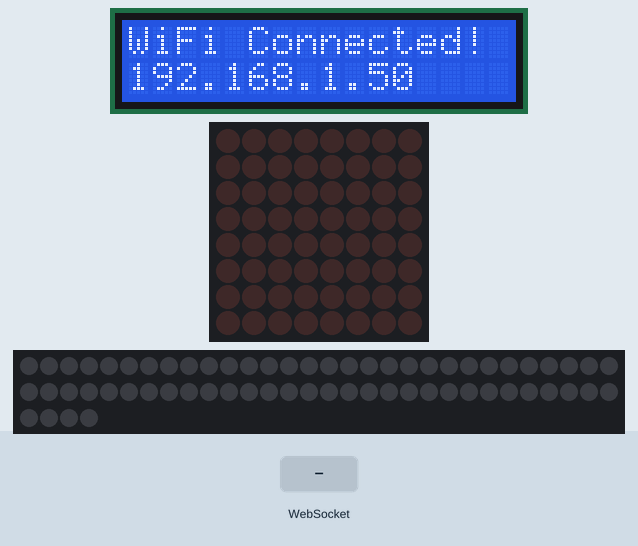
This sketch was run on a simulated ESP32. Parts: 16×2 character LCD, 8×8 LED matrix, 64 RGB LEDs in strip order, left to right, continuing on the next row. The test bench sets the inputs (shaded band). WiFi joins after 1.5 s; servers stay silent unless stated; what the sketch prints to the serial monitor is not drawn.

Above: at 2.8 s.
At 4.8 s:
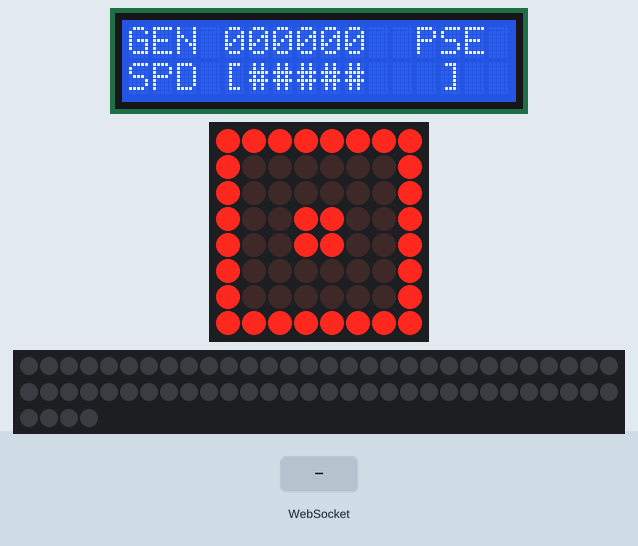
6.0 s: WebSocket text "GRID:" received
At 6.4 s:
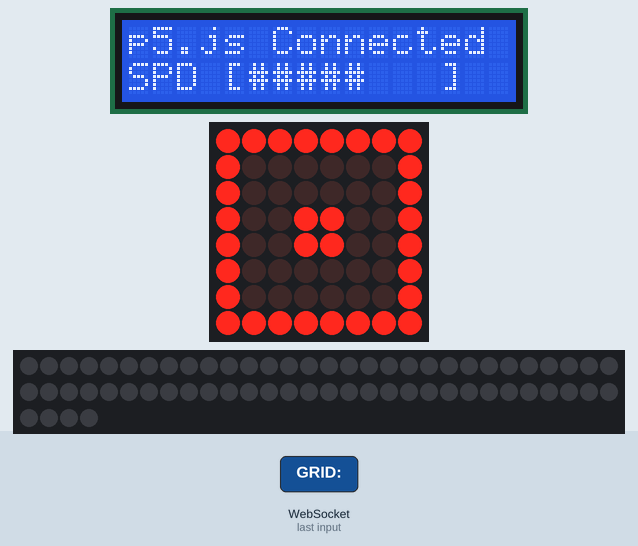
At 7.7 s:
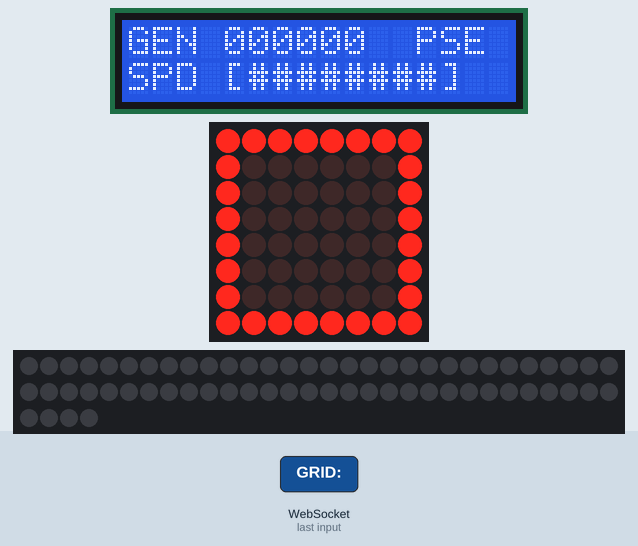
9.0 s: WebSocket text "GEN:" received
10.7 s: WebSocket text "SPEED:" received
Timing chart, 0 to 13.7 s (numbered marks = the images above; inputs shaded):
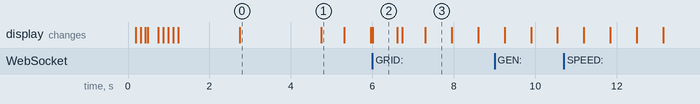

The sketch:

GameOfLife.ino
```cpp
// Conway's Game of Life - ESP32 Firmware
// Wireless control via WebSocket on port 81
// Hardware: LED Strip (FastLED), LCD 16x2, 8x8 Dot Matrix

// Libraries needed (install via Arduino Library Manager):
// FastLED, MD_MAX72xx, LiquidCrystal, WebSockets by Markus Sattler, WiFi (built-in ESP32)

#include <WiFi.h>
#include <WebSocketsServer.h>
#include <LiquidCrystal.h>
#include <MD_MAX72xx.h>
#include <FastLED.h>

// Wi-Fi credentials
const char* SSID     = "_VelopSetup214";
const char* PASSWORD = "shn7cyi1xt";

WebSocketsServer wsServer(81);

// LED strip
#define NUM_LEDS 64
#define LED_PIN  13
CRGB leds[NUM_LEDS];
uint8_t hue = 0;

// LCD pins (RS, E, D4, D5, D6, D7)
const int rs = 22, en = 25, d4 = 19, d5 = 21, d6 = 26, d7 = 15;
LiquidCrystal lcd(rs, en, d4, d5, d6, d7);

// Dot matrix pins
#define MAX_DEVICES 1
#define DATA_PIN    23
#define CLK_PIN     18
#define CS_PIN      5
MD_MAX72XX mx = MD_MAX72XX(MD_MAX72XX::ICSTATION_HW, DATA_PIN, CLK_PIN, CS_PIN, MAX_DEVICES);

// Game state, all of this gets updated when p5.js sends a message
uint8_t  grid[8][8] = {0};
uint32_t generation  = 0;
int      simSpeed    = 300; // ms, used for LCD display and matrix beat timing
int      themeIdx    = 0;
bool     simRunning  = false;

// Timers to avoid blocking the loop with delays
unsigned long lastLCDUpdate  = 0;
unsigned long lastLEDUpdate  = 0;
unsigned long lastMatrixBeat = 0;
uint8_t       matrixFrame    = 0;

// Each index matches a theme in p5.js, the value is the base hue for the LED strip
const uint8_t THEME_HUES[] = { 96, 32, 192, 64, 144, 0 };

void setup() {
  Serial.begin(115200);

  // LCD boots first so we can use it to show connection status
  lcd.begin(16, 2);
  lcd.clear();
  lcd.print("GAME OF LIFE");
  lcd.setCursor(0, 1);
  lcd.print("Connecting WiFi");

  mx.begin();
  mx.clear();
  mx.control(MD_MAX72XX::INTENSITY, 3);
  showMatrixStartup();

  FastLED.addLeds<WS2812B, LED_PIN, GRB>(leds, NUM_LEDS);
  FastLED.setMaxPowerInVoltsAndMilliamps(5, 700);
  FastLED.setBrightness(100);
  fill_solid(leds, NUM_LEDS, CRGB::Black);
  FastLED.show();

  WiFi.begin(SSID, PASSWORD);
  Serial.print("Connecting to WiFi");
  int tries = 0;
  while (WiFi.status() != WL_CONNECTED && tries < 30) {
    delay(500);
    Serial.print(".");
    tries++;
  }

  if (WiFi.status() == WL_CONNECTED) {
    Serial.println("\nConnected! IP: " + WiFi.localIP().toString());
    lcd.clear();
    lcd.print("WiFi Connected!");
    lcd.setCursor(0, 1);
    lcd.print(WiFi.localIP().toString()); // Show IP so you know what to put in sketch.js
    delay(2000);
  } else {
    Serial.println("\nWiFi FAILED - check credentials");
    lcd.clear();
    lcd.print("WiFi FAILED");
    lcd.setCursor(0, 1);
    lcd.print("Check settings");
    delay(3000);
  }

  wsServer.begin();
  wsServer.onEvent(onWSEvent);
  Serial.println("WebSocket server on port 81");

  updateLCD();
}

void loop() {
  wsServer.loop(); // Must be called every loop or WebSocket messages get dropped

  unsigned long now = millis();

  if (now - lastLEDUpdate > 20) {
    updateLEDs();
    lastLEDUpdate = now;
  }

  if (now - lastLCDUpdate > 500) {
    updateLCD();
    lastLCDUpdate = now;
  }

  // Matrix beat speed is tied to sim speed so it feels responsive
  if (now - lastMatrixBeat > max(80, simSpeed / 4)) {
    updateMatrix();
    lastMatrixBeat = now;
  }
}

// Beginning of WebSocket handler

void onWSEvent(uint8_t num, WStype_t type, uint8_t* payload, size_t length) {
  switch (type) {

    case WStype_CONNECTED:
      Serial.printf("[WS] Client #%u connected\n", num);
      wsServer.sendTXT(num, "HELLO:ESP32_READY");
      lcdFlash("p5.js Connected");
      matrixFlash();
      break;

    case WStype_DISCONNECTED:
      Serial.printf("[WS] Client #%u disconnected\n", num);
      lcdFlash("Client Left    ");
      break;

    case WStype_TEXT: {
      String msg = String((char*)payload);
      Serial.println("[WS] Received: " + msg);
      parseMessage(msg);
      break;
    }

    default: break;
  }
}

// Beginning of message parser

/***
Two message formats come in from p5.js:

GRID:<64 bits>,GEN:<n>,SPEED:<ms>,THEME:<idx>
  Full state snapshot sent every time the grid changes or a generation steps.
  The 64-bit string is row-major, so position r*8+c maps to grid[c][r].

CMD:PLAY | CMD:PAUSE | CMD:SPEED:<ms> | CMD:THEME:<idx>
  Lightweight command sent when a button is pressed without a grid change.
***/
void parseMessage(String msg) {

  if (msg.startsWith("GRID:")) {
    int gridEnd  = msg.indexOf(',');
    String cells = msg.substring(5, gridEnd);

    int genStart = msg.indexOf("GEN:") + 4;
    int genEnd   = msg.indexOf(',', genStart);
    generation   = msg.substring(genStart, genEnd).toInt();

    int spStart = msg.indexOf("SPEED:") + 6;
    int spEnd   = msg.indexOf(',', spStart);
    simSpeed    = msg.substring(spStart, spEnd == -1 ? msg.length() : spEnd).toInt();

    int thStart = msg.indexOf("THEME:") + 6;
    if (thStart > 5) {
      themeIdx = constrain(msg.substring(thStart).toInt(), 0, 5);
    }

    // Decode the 64-char string into the grid array
    if (cells.length() == 64) {
      for (int r = 0; r < 8; r++)
        for (int c = 0; c < 8; c++)
          grid[c][r] = (cells[r * 8 + c] == '1') ? 1 : 0;
    }

    renderGridToLEDs();

  } else if (msg.startsWith("CMD:")) {
    String cmd = msg.substring(4);

    if (cmd == "PLAY") {
      simRunning = true;
      lcdFlash(">> RUNNING     ");
      matrixFlash();
    } else if (cmd == "PAUSE") {
      simRunning = false;
      lcdFlash("|| PAUSED      ");
    } else if (cmd.startsWith("SPEED:")) {
      simSpeed = cmd.substring(6).toInt();
    } else if (cmd.startsWith("THEME:")) {
      themeIdx = constrain(cmd.substring(6).toInt(), 0, 5);
    }
  }
}

// Beginning of LED functions

/***
renderGridToLEDs() maps each LED to its matching grid cell.
Alive cells get full brightness at the theme hue, dead cells get a very dim version
of the same hue so the strip still glows faintly instead of going fully dark.
The hue variable keeps cycling so the colors shift over time even between grid updates.
***/
void renderGridToLEDs() {
  uint8_t baseHue = THEME_HUES[themeIdx];
  for (int i = 0; i < NUM_LEDS; i++) {
    int c = i % 8;
    int r = i / 8;
    if (grid[c][r]) {
      leds[i] = CHSV(baseHue + hue + (i * 6), 255, 255);
    } else {
      leds[i] = CHSV(baseHue + hue + (i * 6), 200, 18); // dim glow on dead cells
    }
  }
  FastLED.show();
}

void updateLEDs() {
  hue++; // Increment hue every 20ms for smooth color cycling
  renderGridToLEDs();
}

// Beginning of LCD functions

/***
LCD layout:
  Line 1: "GEN 000042  RUN"  or  "GEN 000042  PSE"
  Line 2: "SPD [######  ]"   - 8-character bar that fills with # based on speed
***/
void updateLCD() {
  lcd.setCursor(0, 0);
  lcd.print("GEN ");
  char genBuf[7];
  sprintf(genBuf, "%06lu", generation % 1000000UL);
  lcd.print(genBuf);
  lcd.print(simRunning ? "  RUN" : "  PSE");

  lcd.setCursor(0, 1);
  int bars = constrain(map(simSpeed, 900, 30, 0, 8), 0, 8);
  lcd.print("SPD [");
  for (int i = 0; i < 8; i++) lcd.print(i < bars ? '#' : ' ');
  lcd.print("]");
}

// Briefly shows a message on line 1 then restores the normal display
void lcdFlash(const char* msg) {
  lcd.setCursor(0, 0);
  lcd.print(msg);
  delay(600);
  updateLCD();
}

// Beginning of dot matrix functions

/***
When the sim is running the matrix mirrors the live game grid exactly, so you
get a small 8x8 preview of what's happening on the LED strip.
When paused it falls back to a border pulse animation so it doesn't just go blank.
***/
void updateMatrix() {
  mx.clear();

  if (simRunning) {
    for (int r = 0; r < 8; r++) {
      uint8_t rowByte = 0;
      for (int c = 0; c < 8; c++) {
        if (grid[c][r]) rowByte |= (1 << (7 - c));
      }
      mx.setRow(0, r, rowByte);
    }

  } else {
    // Idle border animation with a pulsing center block
    matrixFrame++;
    uint8_t f = matrixFrame % 16;
    mx.setRow(0, 0, 0xFF);
    mx.setRow(0, 7, 0xFF);
    for (int r = 1; r < 7; r++) {
      mx.setPoint(r, 0, true);
      mx.setPoint(r, 7, true);
    }
    if (f < 8) {
      mx.setPoint(3, 3, true);
      mx.setPoint(3, 4, true);
      mx.setPoint(4, 3, true);
      mx.setPoint(4, 4, true);
    }
  }
}

// Wipes columns on then off as a startup animation
void showMatrixStartup() {
  for (int c = 0; c < 8; c++) { mx.setColumn(c, 0xFF); delay(60); }
  delay(200);
  for (int c = 0; c < 8; c++) { mx.setColumn(c, 0x00); delay(60); }
}

// Slams the matrix to full brightness for 120ms, used on connect and play
void matrixFlash() {
  mx.control(MD_MAX72XX::INTENSITY, 15);
  for (int r = 0; r < 8; r++) mx.setRow(0, r, 0xFF);
  delay(120);
  mx.control(MD_MAX72XX::INTENSITY, 3);
  mx.clear();
}

// You have reached the end!
```

Measured:
- after the input at 6.0 s, the display: changes at once (image 2)
- what the display in image 0 shows lasts 2.0 s, from 2.7 s to 4.7 s
- what the display in image 1 shows lasts 0.6 s, from 4.7 s to 5.3 s
- what the display in image 3 shows lasts 0.6 s, from 7.3 s to 7.9 s
